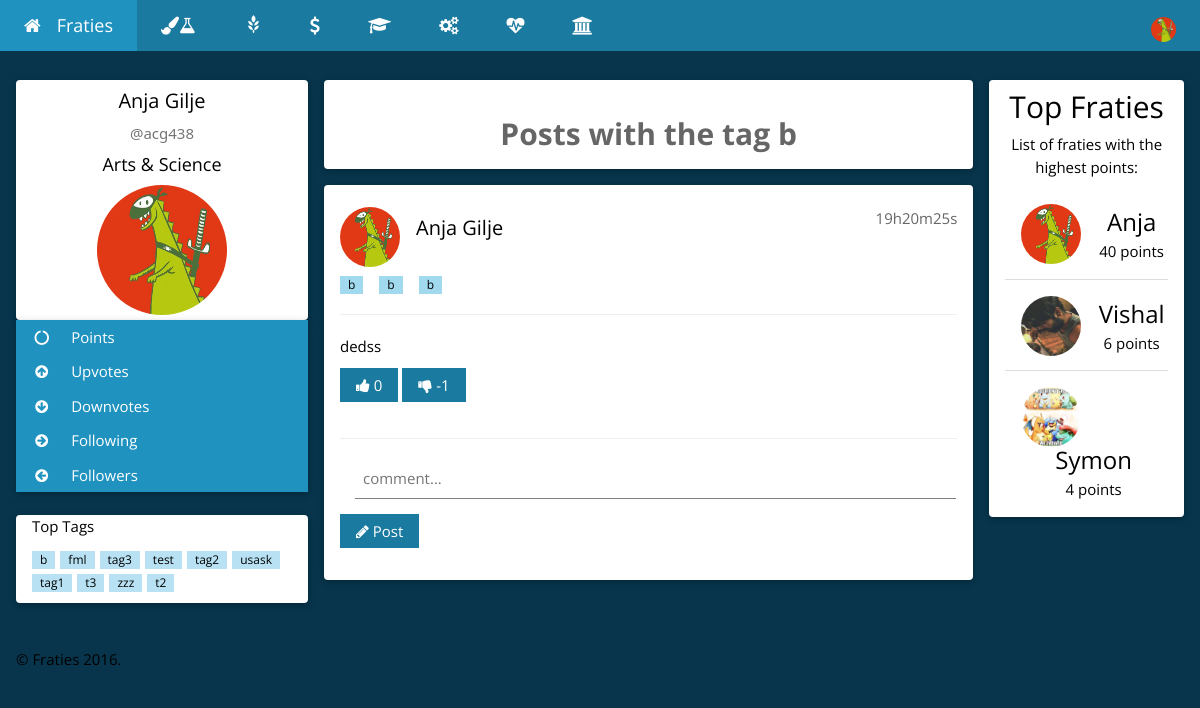
/tag.php?tag=b (signed in), run on the app's committed database.
### tables this page shows
CREATE TABLE `users` (
  `userID` int(254) UNSIGNED NOT NULL,
  `userNSID` varchar(100) NOT NULL,
  `userPassword` varchar(100) NOT NULL,
  `userFirstName` varchar(500) NOT NULL,
  `userLastName` varchar(500) NOT NULL,
  `userCollege` varchar(500) NOT NULL,
  `userImagePath` varchar(1000) NOT NULL,
  `userPoints` int(254) NOT NULL DEFAULT '0',
  `userUpvotes` int(254) NOT NULL DEFAULT '0',
  `userDownvotes` int(254) NOT NULL DEFAULT '0',
  `userActive` tinyint(1) NOT NULL DEFAULT '0',
  `userFollowers` int(254) NOT NULL DEFAULT '0',
  `userFollowing` int(254) UNSIGNED NOT NULL DEFAULT '0'
);

CREATE TABLE `tags` (
  `tagID` int(254) UNSIGNED NOT NULL,
  `postID` int(254) UNSIGNED NOT NULL,
  `tagText` varchar(150) NOT NULL
);

CREATE TABLE `posts` (
  `postID` int(254) UNSIGNED NOT NULL,
  `userNSID` varchar(100) NOT NULL,
  `userCollege` varchar(500) NOT NULL,
  `postText` varchar(150) NOT NULL,
  `postUpVotes` int(254) NOT NULL DEFAULT '0',
  `postDownVotes` int(254) NOT NULL DEFAULT '0',
  `postComments` int(254) NOT NULL DEFAULT '0',
  `postTime` timestamp NOT NULL DEFAULT CURRENT_TIMESTAMP ON UPDATE CURRENT_TIMESTAMP
);

### Login/Controller/userClass.php (called while the page is built, shortened)
<?php
    function displayUserDB(){
        $connection = connect();
        $query = "SELECT * ";
        $query .= "FROM `users` ";
        $query .= "ORDER BY userPoints DESC LIMIT 10";
        $result = mysqli_query($connection, $query);
        if (mysqli_num_rows($result) > 0) {
            return $result;
        } else {
            return false;
        }
    }
    function getFirstName($nsid){
        $connection = connect();
        $nsid = mysqli_real_escape_string($connection, $nsid);
        $query = "SELECT * ";
        $query .= "FROM `users` ";
        $query .= "WHERE `userNSID` = '$nsid' ";
        $result = mysqli_query($connection, $query);
        if (mysqli_num_rows($result) == 1) {
            while($row = mysqli_fetch_assoc($result)) {
                return $row["userFirstName"];
            }
        } else if(mysqli_num_rows($result) > 1){
            return false;
        } else {
            return false;
        }
    }
    function getLastName($nsid){
        $connection = connect();
        $nsid = mysqli_real_escape_string($connection, $nsid);
        $query = "SELECT * ";
        $query .= "FROM `users` ";
        $query .= "WHERE `userNSID` = '$nsid' ";
        $result = mysqli_query($connection, $query);
        if (mysqli_num_rows($result) == 1) {
            while($row = mysqli_fetch_assoc($result)) {
                return $row["userLastName"];
            }
        } else if(mysqli_num_rows($result) > 1){
            return false;
        } else {
            return false;
        }
    }
    function getImagePath($nsid){
        $connection = connect();
        $nsid = mysqli_real_escape_string($connection, $nsid);
        $query = "SELECT * ";
        $query .= "FROM `users` ";
        $query .= "WHERE `userNSID` = '$nsid' ";
        $result = mysqli_query($connection, $query);
        if (mysqli_num_rows($result) == 1) {
            while($row = mysqli_fetch_assoc($result)) {
                return $row["userImagePath"];
            }
        } else if(mysqli_num_rows($result) > 1){
            return false;
        } else {
            return false;
        }
    }
    function getCollege($nsid){
        $connection = connect();
        $nsid = mysqli_real_escape_string($connection, $nsid);
        $query = "SELECT * ";
        $query .= "FROM `users` ";
        $query .= "WHERE `userNSID` = '$nsid' ";
        $result = mysqli_query($connection, $query);
        if (mysqli_num_rows($result) == 1) {
            while($row = mysqli_fetch_assoc($result)) {
                return $row["userCollege"];
            }
        } else if(mysqli_num_rows($result) > 1){
            return false;
        } else {
            return false;
        }
    }
?>

### Post/Controller/postClass.php (called while the page is built, shortened)
<?php
    function secondsToString($secs){
    $bit = array(
        'y' => $secs / 31556926 % 12,
        'w' => $secs / 604800 % 52,
        'd' => $secs / 86400 % 7,
        'h' => $secs / 3600 % 24,
        'm' => $secs / 60 % 60,
        's' => $secs % 60
        );
    foreach($bit as $k => $v)
        if($v > 0)$ret[] = $v . $k;
    return join('', $ret);
}
?>

### tag.php (the view, shortened to what this page needs)
<?php
    require_once 'Login/Controller/userClass.php';
    require_once 'Post/Controller/postClass.php';
    require_once 'Post/Controller/postTag.php';
    $NSID = $_SESSION["userNSID"];
    if(getUserActiveStatus($NSID)==1){
        $FirstName = getFirstName($NSID);
        $LastName = getLastName($NSID);
        $ImagePath = getImagePath($NSID);
        $College = getCollege($NSID);
    } else {
        header('Location: login.php');
        exit;
    }
?>
<!DOCTYPE html>
<html>
<head>
   <link rel="stylesheet" href="https://maxcdn.bootstrapcdn.com/bootstrap/3.3.7/css/bootstrap.min.css">
    <link rel="stylesheet" href="CSS/homeTheme.css">
    <link rel="stylesheet" href="https://cdnjs.cloudflare.com/ajax/libs/font-awesome/4.6.3/css/font-awesome.min.css">
</head>
<body class="w3-theme-l5">
<div class="w3-top">
 <ul class="w3-navbar w3-theme-d5 w3-left-align w3-large">
  <li><a href="home.php" title="Go home!" class="w3-padding-large w3-theme-d4"><i class="fa fa-home w3-margin-right"></i>Fraties</a></li>
  <li class="w3-hide-small"><a href="Arts&Science.php" class="w3-padding-large w3-hover-white" title="Arts & Science"><i class="fa fa-paint-brush"></i><i class="fa fa-flask"></i></a></li>
  <li class="w3-hide-small"><a href="Agriculture.php" class="w3-padding-large w3-hover-white" title="Agriculture and Bioresources"><i class="glyphicon glyphicon-grain"></i></a></li>
<li class="w3-hide-small"><a href="ESB.php" class="w3-padding-large w3-hover-white" title="Edwards School of Business"><i class="fa fa-usd"></i></a></li>
<li class="w3-hide-small"><a href="Education.php" class="w3-padding-large w3-hover-white" title="Education"><i class="fa fa-graduation-cap"></i></a></li>
<li class="w3-hide-small"><a href="Engineering.php" class="w3-padding-large w3-hover-white" title="Engineering"><i class="fa fa-cogs"></i></a></li>
<li class="w3-hide-small"><a href="Kinesiology.php" class="w3-padding-large w3-hover-white" title="Kinesiology"><i class="fa fa-heartbeat"></i></a></li>
<li class="w3-hide-small"><a href="STM.php" class="w3-padding-large w3-hover-white" title="St. Thomas More"><i class="fa fa-university"></i></a></li>
  <li class="w3-dropdown-hover w3-hide-small w3-right">
      <div class="w3-padding-large w3-hover-white" title="My Account">
          <img src='<?php echo $ImagePath; ?>' class="w3-circle" style="height:25px;width:25px" alt="Avatar">
      </div>
  </li>
 </ul>
</div>
<div class="w3-container w3-content" style="max-width:1400px;margin-top:80px">
  <div class="w3-row">
    <div class="w3-col m3">
      <div class="w3-card-2 w3-round w3-white">
        <div class="w3-container">
         <h4 class="w3-center"><?php echo $FirstName." ".$LastName; ?></h4>
         <p class="w3-center w3-text-grey w3-slim">@<?php echo $NSID; ?></p>
         <h5 class="w3-center"><?php echo $College; ?></h5>
         <p class="w3-center"><img src='<?php echo $ImagePath; ?>' class="w3-circle" style="height:130px;width:130px" alt="Avatar"></p>
        </div>
      </div>
      <div class="w3-card-2 w3-round">
        <div class="w3-accordion w3-white">
          <button title="Your total points" onclick="myFunction('Demo1')" class="w3-btn-block w3-theme-d4 w3-left-align"><i class="fa fa-circle-o-notch fa-fw w3-margin-right"></i> Points</button>
          <button title="Upvotes recieved" onclick="myFunction('Demo2')" class="w3-btn-block w3-theme-d4 w3-left-align"><i class="fa fa-arrow-circle-up  fa-fw w3-margin-right"></i> Upvotes</button>
          <button title="Downvotes recieved" onclick="myFunction('Demo3')" class="w3-btn-block w3-theme-d4 w3-left-align"><i class="fa fa-arrow-circle-down  fa-fw w3-margin-right"></i> Downvotes</button>
           <button title="Following recieved" onclick="myFunction('Demo5')" class="w3-btn-block w3-theme-d4 w3-left-align"><i class="fa fa-arrow-circle-right fa-fw w3-margin-right"></i> Following</button>
          <button title="Followers recieved" onclick="myFunction('Demo6')" class="w3-btn-block w3-theme-d4 w3-left-align"><i class="fa fa-arrow-circle-left fa-fw w3-margin-right"></i> Followers</button>
        </div>
      </div>
      <br>
      <div class="w3-card-2 w3-round w3-white w3-hide-small">
        <div class="w3-container">
          <p>Top Tags</p>
          <p>
            <?php echo getTopTags(); ?>
          </p>
        </div>
      </div>
      <br>
    </div>
    <div class="w3-col m7">
      <div class="w3-row-padding">
        <div class="w3-col m12">
          <div class="w3-card-2 w3-round w3-white">
            <div class="w3-container w3-center w3-padding"><br>
            <label class="w3-opacity" style="font-size: 2em;">Posts with the tag <?php if (isset($_GET['tag'])) {echo $_GET['tag'];}?></label>
            </div>
          </div>
        </div>
      </div>
<?php
$result = displaySpecificTagPosts($_GET['tag']);
while($row = mysqli_fetch_assoc($result)) {
    $postID = $row["postID"];
    $postNsid = $row["userNSID"];
    $postText = $row["postText"];
    $postUpVotes = " ".$row["postUpVotes"];
    $postDownVotes = " ".$row["postDownVotes"];
    $nowtime = date(time());
    $postTime = strtotime($row["postTime"]);
        echo "<div class='w3-container w3-card-2 w3-white w3-round w3-margin'><br>";
        echo "<img src='".getImagePath($postNsid)."' alt='Avatar' class='w3-left w3-circle w3-margin-right' style='width:60px; height:60px;'>";
        echo "<span class='w3-right w3-opacity'>".secondsToString($nowtime-$postTime)."</span>";
        echo "<h4>";
            echo "<a href=profile.php?nsid=".$postNsid.">".getFirstName($postNsid)." ".getLastName($postNsid)."</a>".getUserTag($postID);
        echo "</h4><br>";
        echo "<p>";
          echo getTags($postID);
        echo "</p>";
        echo "<hr class='w3-clear'>";
        echo "<p>";
            echo $postText;
        echo "</p>";
            echo "<button type='submit' onclick='upVote(this)' value='".$postID."' class='upvote w3-btn w3-theme-d5 w3-margin-bottom'><i class='fa fa-thumbs-up'></i><span id='up".$postID."'>".$postUpVotes."</span></button> ";
            echo "<button type='submit' onclick='downVote(this)' value='".$postID."' class='downvote w3-btn w3-theme-d5 w3-margin-bottom'><i class='fa fa-thumbs-down'></i><span id='down".$postID."'>".$postDownVotes."</span></button> ";
            echo "<hr class='w3-clear'>";
            echo "<div class='w3-margin-right'><input id='comment".$postID."' placeholder='comment...' class='w3-input' name='comment' type='text' required></div>";
            echo "<button type='submit' onclick='comment(this)' value='".$postID."' class='w3-btn w3-theme-d5 w3-margin-bottom'><i class='fa fa-pencil'></i> Post</button>";
        echo "</div>";
}
?>
    </div>
    <div class="w3-col m2">
      <div class="w3-card-2 w3-round w3-white w3-center">
        <div class="w3-container">
          <h2>Top Fraties</h2>
          <p>List of fraties with the highest points:</p>
          <ul class="w3-ul">
<?php
$leaders = displayUserDB();
while($row = mysqli_fetch_assoc($leaders)) {
    $imagePath = $row["userImagePath"];
    $points = $row["userPoints"];
    $name = $row["userFirstName"];
            echo "<li class='w3-padding-16'>";
              echo "<img src='{$imagePath}' class='w3-left w3-circle w3-margin-right' style='width:60px; height:60px;'>";
              echo "<span class='w3-xlarge'>{$name}</span><br>";
              echo "<span>{$points} points</span>";
            echo "</li>";
}
?>
          </ul>
        </div>
      </div>
      <br>
    </div>
  </div>
</div>
<br>
<footer class="w3-container">
  <p>&copy; Fraties <?php echo date("Y");?>.</p>
</footer>
</body>
</html>

### Post/Controller/postTag.php (shortened to what this page needs)
<?php
    function getTags($postID) {
        $connection = connect();
        $postID = mysqli_real_escape_string($connection, $postID);
        $query = "SELECT * ";
        $query .= "FROM `tags` ";
        $query .= "WHERE `postID` = '$postID' ";
        $result = mysqli_query($connection, $query);
        if (mysqli_num_rows($result) > 0) {
            while($row = mysqli_fetch_assoc($result)) {
                $tags .= '<span class="w3-tag w3-small w3-theme-l1 w3-margin-right"><a href="tag.php?tag='.$row["tagText"].'">'.$row["tagText"].'</a></span>';
            }
            return $tags;
        } else {
            return false;
        }
    }
    function getTopTags() {
        $connection = connect();
        $query = "SELECT `tagText` ";
        $query .= "FROM `tags` ";
        $query .= "GROUP BY `tagText`";
        $query .= "ORDER BY COUNT(*) DESC LIMIT 10";
        $result = mysqli_query($connection, $query);
        if (mysqli_num_rows($result) > 0) {
            while($row = mysqli_fetch_assoc($result)) {
                $topTags .= '<span class="w3-tag w3-small w3-theme-l2" style="margin-right:5px;"><a href="tag.php?tag='.$row["tagText"].'">'.$row["tagText"].'</a></span>';
            }
            return $topTags;
        } else {
            return false;
        }
    }
    function displaySpecificTagPosts($tag){
        $connection = connect();
        $query = "SELECT * FROM `posts` AS p JOIN `tags` AS t ON p.postID = t.postID WHERE t.tagText = '$tag' GROUP BY p.postID ORDER BY `postTime` DESC";
        $result = mysqli_query($connection, $query);
        if (mysqli_num_rows($result) > 0) {
            return $result;
        } else {
            return false;
        }
}
?>

### tag.php (style rules this page uses)
html,body,h1,h2,h3,h4,h5 { font-family: "Open Sans", sans-serif }

### data on the page
users: userImagePath (picture), userFirstName "Anja", userLastName "Gilje", userCollege "Arts & Science", userPoints "40"
tags: postID.userImagePath (picture), secondsToString($nowtime-$postTime) "19h20m25s", postID.userFirstName "Anja", postID.userLastName "Gilje", tagText "b", postID.postText "dedss", postID.postUpVotes "0", postID.postDownVotes "-1"
tags: tagText "b"
tags: tagText "b"
users: userImagePath (picture), userFirstName "Vishal", userPoints "6"
users: userImagePath (picture), userFirstName "Symon", userPoints "4"

### other printed values
$NSID "acg438"
$row["tagText"] "b"
$row["tagText"] "fml"
$row["tagText"] "tag3"
$row["tagText"] "test"
$row["tagText"] "tag2"
$row["tagText"] "usask"
$row["tagText"] "tag1"
$row["tagText"] "t3"
$row["tagText"] "zzz"
$row["tagText"] "t2"
$_GET['tag'] "b"
